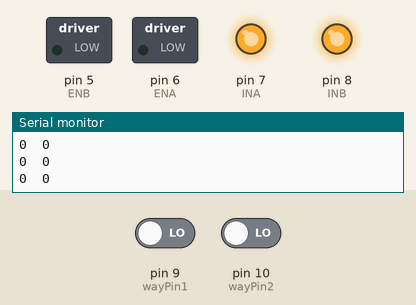
Simulated run of this sketch. Board: Arduino Uno, built with avr-gcc and run on an emulated ATmega328P. On the bench: switched loads named in the sketch (green lamp = pin HIGH), output pins drawn as LEDs (lit = HIGH), the last lines printed to the serial monitor. Inputs (shaded band) come from the test bench; at power-on: pin 9 (wayPin1) LOW, pin 10 (wayPin2) LOW.

Above: at 1.2 s.
1.3 s: pin 9 (wayPin1) driven HIGH
At 1.8 s:
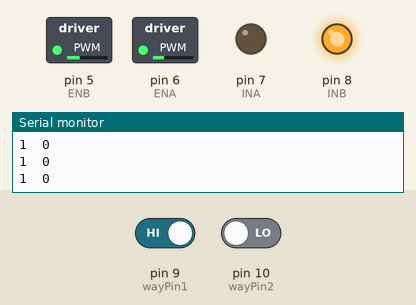
2.9 s: pin 10 (wayPin2) driven HIGH
At 4.2 s:
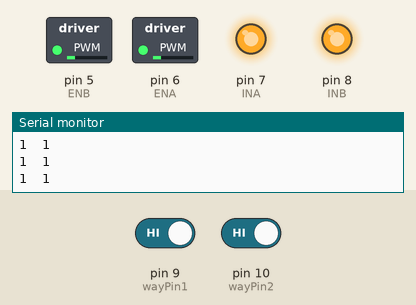
4.5 s: pin 9 (wayPin1) driven LOW
At 5.6 s:
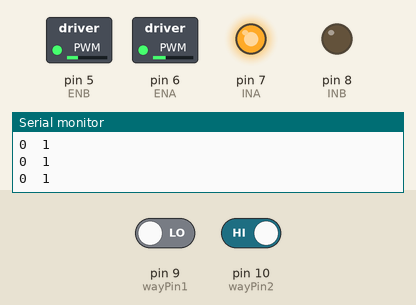
Timing chart, 0 to 7.5 s (numbered marks = the images above; inputs shaded):
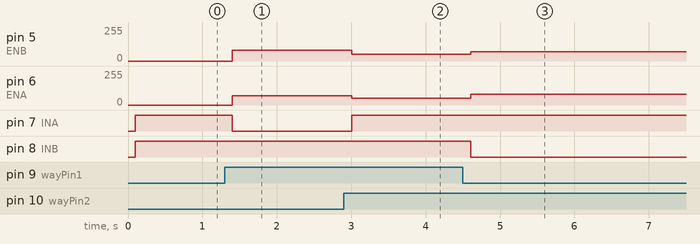

Measured:
- after the input at 1.3 s, pin 5 (ENB): 0/255 → 80/255 after 0.10 s; pin 6 (ENA): 0/255 → 70/255 after 0.10 s; pin 7 (INA): HIGH → LOW after 0.10 s
- after the input at 2.9 s, pin 5 (ENB): 80/255 → 50/255 after 0.11 s; pin 6 (ENA): 70/255 → 50/255 after 0.11 s; pin 7 (INA): LOW → HIGH after 0.11 s
- after the input at 4.5 s, pin 5 (ENB): 50/255 → 70/255 after 0.11 s; pin 6 (ENA): 50/255 → 80/255 after 0.11 s; pin 8 (INB): HIGH → LOW after 0.11 s

The sketch:

8_2_tracking_car.ino
```cpp
#define INA 7  //Define pin 7 to control the direction of left motor
#define ENA 6  //Define pin 6 to Control the speed of left motor
#define INB 8  //Define pin 8 to control the direction of right motor
#define ENB 5  //Define pin 5 to Control the speed of right motor

#define wayPin1 9
#define wayPin2 10
boolean L_tval = 0;
boolean R_tval = 0;

void setup() {
  Serial.begin(9600);   //Set the baud rate of serial port to 9600
  pinMode(INA, OUTPUT);  //Set the pin of controlling the motor to output
  pinMode(ENA, OUTPUT);
  pinMode(INB, OUTPUT);
  pinMode(ENB, OUTPUT);
  pinMode(wayPin1, INPUT);
  pinMode(wayPin2, INPUT);
}

void loop() {
  car_tracking();
}

void car_tracking()
{
  L_tval = digitalRead(wayPin1);
  R_tval = digitalRead(wayPin2);
  Serial.print(L_tval);
  Serial.print("  ");
  Serial.println(R_tval);
  delay(100);
  if((L_tval == 1) && (R_tval == 1))
  {
    car_forward();
  }
  else if((L_tval == 1) && (R_tval == 0))
  {
    car_left();

  }
  else if((L_tval == 0) && (R_tval == 1))
  {
    car_right();
  }
  else if((L_tval == 0) && (R_tval == 0))
  {
    car_stop();
  }
}

//The little snail moves forward
void car_forward()
{
  digitalWrite(INA, HIGH);  //Output high level and control the left motor forward
  analogWrite(ENA, 50);    //PWM output to control the speed of left motor
  digitalWrite(INB, HIGH);  //Output high level and control the right motor forward
  analogWrite(ENB, 50);    //PWM output to control the speed of right motor
}

//The little snail turns left
void car_left()
{
  digitalWrite(INA, LOW);
  analogWrite(ENA, 70);
  digitalWrite(INB, HIGH);
  analogWrite(ENB, 80);
}
//The little snail turns right
void car_right()
{
  digitalWrite(INA, HIGH);
  analogWrite(ENA, 80);
  digitalWrite(INB, LOW);
  analogWrite(ENB, 70);
}
//Stop
void car_stop()
{
  digitalWrite(INA, HIGH);
  analogWrite(ENA, 0);
  digitalWrite(INB, HIGH);
  analogWrite(ENB, 0);
}
```
